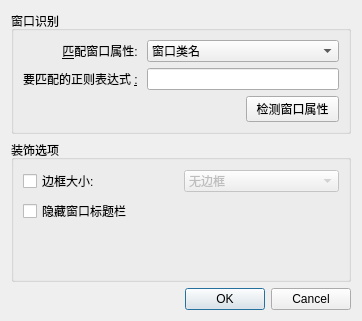
<?xml version="1.0" encoding="UTF-8"?>
<ui version="4.0">
 <class>LightlyExceptionDialog</class>
 <widget class="QDialog" name="LightlyExceptionDialog">
  <property name="geometry">
   <rect>
    <x>0</x>
    <y>0</y>
    <width>362</width>
    <height>321</height>
   </rect>
  </property>
  <property name="windowTitle">
   <string>对话框</string>
  </property>
  <layout class="QVBoxLayout" name="verticalLayout">
   <item>
    <widget class="QGroupBox" name="groupBox">
     <property name="title">
      <string>窗口识别</string>
     </property>
     <layout class="QGridLayout" name="gridLayout_2">
      <item row="0" column="0">
       <widget class="QLabel" name="label">
        <property name="text">
         <string>&amp;匹配窗口属性: </string>
        </property>
        <property name="alignment">
         <set>Qt::AlignRight|Qt::AlignTrailing|Qt::AlignVCenter</set>
        </property>
        <property name="buddy">
         <cstring>exceptionType</cstring>
        </property>
       </widget>
      </item>
      <item row="1" column="0">
       <widget class="QLabel" name="label_2">
        <property name="text">
         <string>要匹配的正则表达式 &amp;: </string>
        </property>
        <property name="alignment">
         <set>Qt::AlignRight|Qt::AlignTrailing|Qt::AlignVCenter</set>
        </property>
        <property name="buddy">
         <cstring>exceptionEditor</cstring>
        </property>
       </widget>
      </item>
      <item row="2" column="2">
       <widget class="QPushButton" name="detectDialogButton">
        <property name="text">
         <string>检测窗口属性</string>
        </property>
       </widget>
      </item>
      <item row="1" column="1" colspan="2">
       <widget class="QLineEdit" name="exceptionEditor">
        <property name="showClearButton" stdset="0">
         <bool>true</bool>
        </property>
       </widget>
      </item>
      <item row="0" column="1" colspan="2">
       <widget class="QComboBox" name="exceptionType">
        <item>
         <property name="text">
          <string>窗口类名</string>
         </property>
        </item>
        <item>
         <property name="text">
          <string>窗口标题</string>
         </property>
        </item>
       </widget>
      </item>
     </layout>
    </widget>
   </item>
   <item>
    <widget class="QGroupBox" name="groupBox_2">
     <property name="title">
      <string>装饰选项</string>
     </property>
     <layout class="QGridLayout" name="gridLayout_3">
      <item row="0" column="0">
       <widget class="QCheckBox" name="borderSizeCheckBox">
        <property name="text">
         <string>边框大小:</string>
        </property>
       </widget>
      </item>
      <item row="2" column="0" colspan="2">
       <widget class="QCheckBox" name="hideTitleBar">
        <property name="text">
         <string>隐藏窗口标题栏</string>
        </property>
       </widget>
      </item>
      <item row="0" column="1">
       <widget class="QComboBox" name="borderSizeComboBox">
        <property name="enabled">
         <bool>false</bool>
        </property>
        <item>
         <property name="text">
          <string comment="@item:inlistbox Border size:">无边框</string>
         </property>
        </item>
        <item>
         <property name="text">
          <string comment="@item:inlistbox Border size:">无侧边框</string>
         </property>
        </item>
        <item>
         <property name="text">
          <string comment="@item:inlistbox Border size:">小</string>
         </property>
        </item>
        <item>
         <property name="text">
          <string comment="@item:inlistbox Border size:">标准</string>
         </property>
        </item>
        <item>
         <property name="text">
          <string comment="@item:inlistbox Border size:">大</string>
         </property>
        </item>
        <item>
         <property name="text">
          <string comment="@item:inlistbox Border size:">超大</string>
         </property>
        </item>
        <item>
         <property name="text">
          <string comment="@item:inlistbox Border size:">特大</string>
         </property>
        </item>
        <item>
         <property name="text">
          <string comment="@item:inlistbox Border size:">超特大</string>
         </property>
        </item>
        <item>
         <property name="text">
          <string comment="@item:inlistbox Border size:">极大</string>
         </property>
        </item>
       </widget>
      </item>
      <item row="3" column="0" colspan="2">
       <spacer name="verticalSpacer">
        <property name="orientation">
         <enum>Qt::Vertical</enum>
        </property>
        <property name="sizeHint" stdset="0">
         <size>
          <width>20</width>
          <height>40</height>
         </size>
        </property>
       </spacer>
      </item>
     </layout>
    </widget>
   </item>
   <item>
    <widget class="QDialogButtonBox" name="buttonBox">
     <property name="orientation">
      <enum>Qt::Horizontal</enum>
     </property>
     <property name="standardButtons">
      <set>QDialogButtonBox::Cancel|QDialogButtonBox::Ok</set>
     </property>
    </widget>
   </item>
  </layout>
 </widget>
 <resources/>
 <connections>
  <connection>
   <sender>buttonBox</sender>
   <signal>accepted()</signal>
   <receiver>LightlyExceptionDialog</receiver>
   <slot>accept()</slot>
   <hints>
    <hint type="sourcelabel">
     <x>252</x>
     <y>342</y>
    </hint>
    <hint type="destinationlabel">
     <x>157</x>
     <y>274</y>
    </hint>
   </hints>
  </connection>
  <connection>
   <sender>buttonBox</sender>
   <signal>rejected()</signal>
   <receiver>LightlyExceptionDialog</receiver>
   <slot>reject()</slot>
   <hints>
    <hint type="sourcelabel">
     <x>320</x>
     <y>342</y>
    </hint>
    <hint type="destinationlabel">
     <x>286</x>
     <y>274</y>
    </hint>
   </hints>
  </connection>
  <connection>
   <sender>borderSizeCheckBox</sender>
   <signal>toggled(bool)</signal>
   <receiver>borderSizeComboBox</receiver>
   <slot>setEnabled(bool)</slot>
   <hints>
    <hint type="sourcelabel">
     <x>125</x>
     <y>162</y>
    </hint>
    <hint type="destinationlabel">
     <x>316</x>
     <y>163</y>
    </hint>
   </hints>
  </connection>
 </connections>
</ui>
